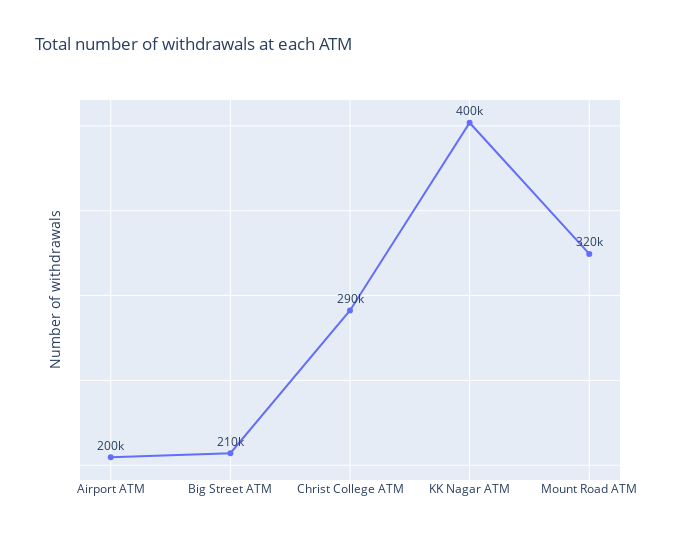
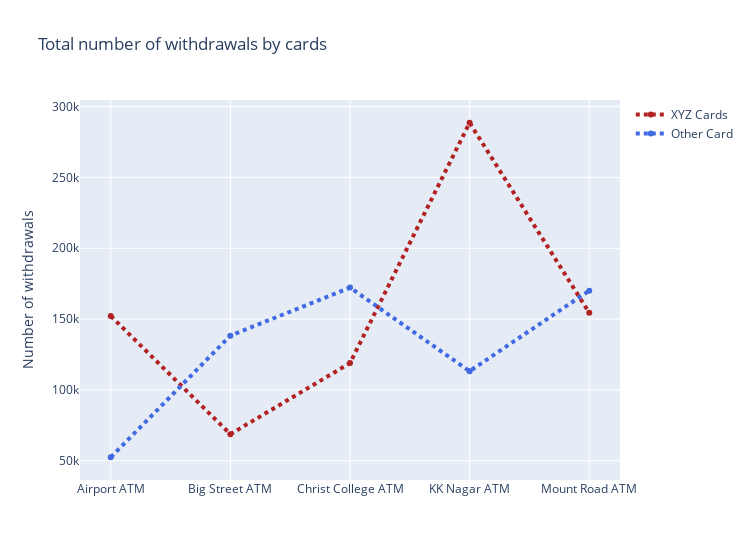
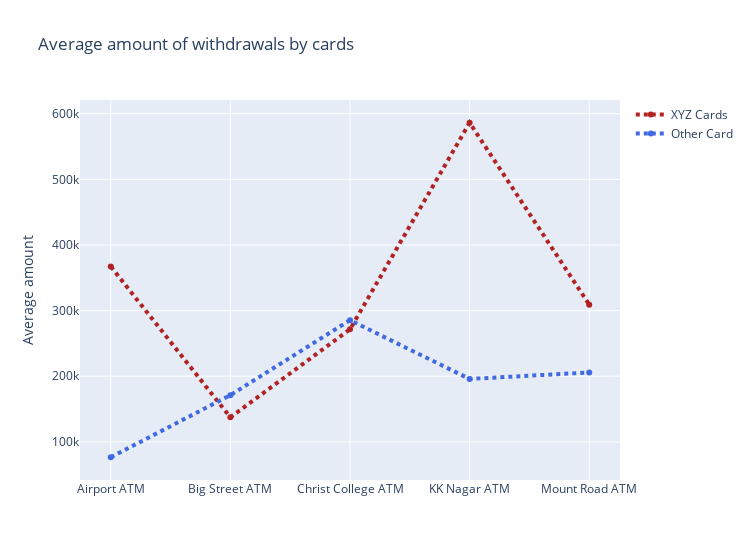

Here is the notebook cell these charts were saved with, in order:
### Code cell
trace = px.line(atms,
                x=atms.index,
                y='no_of_withdrawals', width=700,
                markers=True, text='no_of_withdrawals',
                title= 'Total number of withdrawals at each ATM',
                labels={'atm_name':'', 'no_of_withdrawals':'Number of withdrawals'})

trace.update_yaxes(showticklabels=False)
trace.update_traces(texttemplate='%{text:.2s}', textposition='top center')
trace.show()

fig = go.Figure()

fig.add_trace(go.Scatter(x=atms.index, y=atms.xyz_card_withdrawals, 
                         name='XYZ Cards', line=dict(color='firebrick', width=4, dash='dot')))
fig.add_trace(go.Scatter(x=atms.index, y=atms.other_card_withdrawals,
                         name='Other Card', line=dict(color='royalblue', width=4, dash='dot')))
fig.update_layout(title='Total number of withdrawals by cards',
                  yaxis_title = 'Number of withdrawals',
                  width=750)
fig.show()

fig = go.Figure()

fig.add_trace(go.Scatter(x=atms_amt.index, y=atms_amt.amt_withdrawn_xyz, 
                         name='XYZ Cards', line=dict(color='firebrick', width=4, dash='dot')))
fig.add_trace(go.Scatter(x=atms_amt.index, y=atms_amt.amt_withdrawn_other,
                         name='Other Card', line=dict(color='royalblue', width=4, dash='dot')))
fig.update_layout(title='Average amount of withdrawals by cards',
                  yaxis_title = 'Average amount',
                  width=750)
fig.show()

### Figure 1 — Plotly figure (JSON) as saved in the notebook; plotly's stock layout.template omitted (floating-point values rounded to 4 significant figures)
{"data": [{"hovertemplate": "=%{x}<br>Number of withdrawals=%{text}<extra></extra>", "legendgroup": "", "line": {"color": "#636efa", "dash": "solid"}, "marker": {"symbol": "circle"}, "mode": "lines+text+markers", "name": "", "orientation": "v", "showlegend": false, "text": [204709, 207062, 291207, 401858, 324564], "textposition": "top center", "texttemplate": "%{text:.2s}", "type": "scatter", "x": ["Airport ATM", "Big Street ATM", "Christ College ATM", "KK Nagar ATM", "Mount Road ATM"], "xaxis": "x", "y": [204709, 207062, 291207, 401858, 324564], "yaxis": "y"}], "layout": {"legend": {"tracegroupgap": 0}, "title": {"text": "Total number of withdrawals at each ATM"}, "width": 700, "xaxis": {"anchor": "y", "domain": [0, 1], "title": {"text": ""}}, "yaxis": {"anchor": "x", "domain": [0, 1], "showticklabels": false, "title": {"text": "Number of withdrawals"}}}}

### Figure 2 — Plotly figure (JSON) as saved in the notebook; plotly's stock layout.template omitted (floating-point values rounded to 4 significant figures)
{"data": [{"line": {"color": "firebrick", "dash": "dot", "width": 4}, "name": "XYZ Cards", "type": "scatter", "x": ["Airport ATM", "Big Street ATM", "Christ College ATM", "KK Nagar ATM", "Mount Road ATM"], "y": [152231, 68770, 118955, 288624, 154462]}, {"line": {"color": "royalblue", "dash": "dot", "width": 4}, "name": "Other Card", "type": "scatter", "x": ["Airport ATM", "Big Street ATM", "Christ College ATM", "KK Nagar ATM", "Mount Road ATM"], "y": [52478, 138292, 172252, 113234, 170102]}], "layout": {"title": {"text": "Total number of withdrawals by cards"}, "width": 750, "yaxis": {"title": {"text": "Number of withdrawals"}}}}

### Figure 3 — Plotly figure (JSON) as saved in the notebook; plotly's stock layout.template omitted (floating-point values rounded to 4 significant figures)
{"data": [{"line": {"color": "firebrick", "dash": "dot", "width": 4}, "name": "XYZ Cards", "type": "scatter", "x": ["Airport ATM", "Big Street ATM", "Christ College ATM", "KK Nagar ATM", "Mount Road ATM"], "y": [367100.0, 137400.0, 271500.0, 586200.0, 309100.0]}, {"line": {"color": "royalblue", "dash": "dot", "width": 4}, "name": "Other Card", "type": "scatter", "x": ["Airport ATM", "Big Street ATM", "Christ College ATM", "KK Nagar ATM", "Mount Road ATM"], "y": [76530.0, 171200.0, 285300.0, 195800.0, 205700.0]}], "layout": {"title": {"text": "Average amount of withdrawals by cards"}, "width": 750, "yaxis": {"title": {"text": "Average amount"}}}}
